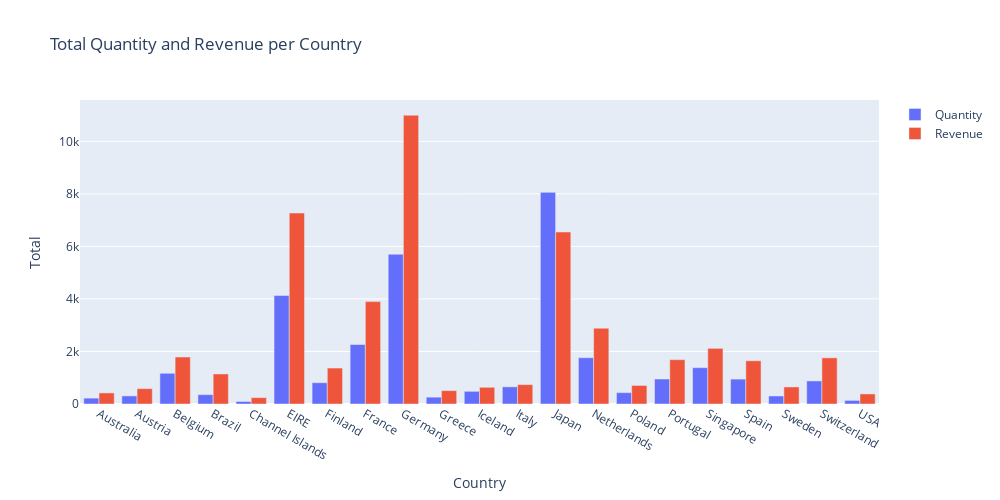

This figure's notebook cell:
### Code cell
# Traces
traces = [go.Bar(x=total_qty_rvn.index, y=total_qty_rvn[column], name=column) for column in total_qty_rvn.columns];

# Layout
layout = go.Layout(barmode='group', width=1000, height=500,
                   xaxis=go.layout.XAxis(title=go.layout.xaxis.Title(text='Country')),
                   yaxis=go.layout.YAxis(title=go.layout.yaxis.Title(text='Total')),
                   title=go.layout.Title(text='Total Quantity and Revenue per Country'));

# Plot
py.iplot(go.Figure(data=traces, layout=layout));

### Figure 1 — Plotly figure (JSON) as saved in the notebook; plotly's stock layout.template omitted (floating-point values rounded to 4 significant figures)
{"data": [{"name": "Quantity", "type": "bar", "x": ["Australia", "Austria", "Belgium", "Brazil", "Channel Islands", "EIRE", "Finland", "France", "Germany", "Greece", "Iceland", "Italy", "Japan", "Netherlands", "Poland", "Portugal", "Singapore", "Spain", "Sweden", "Switzerland", "USA"], "y": [224, 308, 1170, 356, 96, 4129, 810, 2265, 5702, 260, 483, 653, 8058, 1762, 432, 951, 1384, 948, 306, 878, 137]}, {"name": "Revenue", "type": "bar", "x": ["Australia", "Austria", "Belgium", "Brazil", "Channel Islands", "EIRE", "Finland", "France", "Germany", "Greece", "Iceland", "Italy", "Japan", "Netherlands", "Poland", "Portugal", "Singapore", "Spain", "Sweden", "Switzerland", "USA"], "y": [421.6, 584.8, 1788.0, 1144.0, 243.0, 7270.0, 1369.0, 3899.0, 10990.0, 509.7, 636.2, 737.8, 6549.0, 2887.0, 705.8, 1688.0, 2119.0, 1646.0, 649.1, 1757.0, 383.9]}], "layout": {"barmode": "group", "height": 500, "title": {"text": "Total Quantity and Revenue per Country"}, "width": 1000, "xaxis": {"autorange": true, "range": [-0.5, 20.5], "title": {"text": "Country"}, "type": "category"}, "yaxis": {"autorange": true, "range": [0, 11570.0], "title": {"text": "Total"}, "type": "linear"}}}
